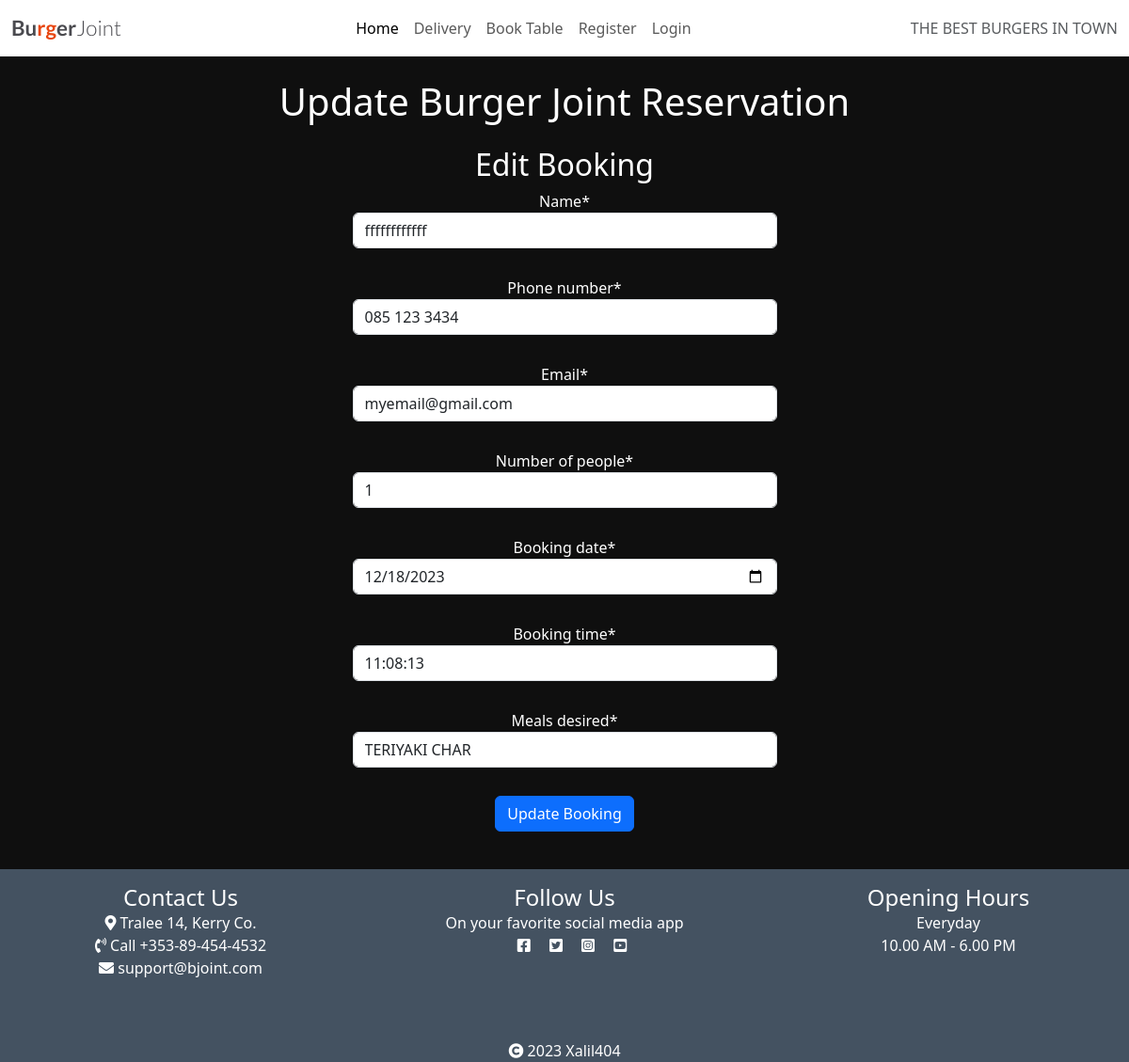
The app's page /edit_booking/4 with its own data.
### Booking_App/models.py (models this page shows, shortened)
class Booking(models.Model):
    user = models.ForeignKey(User, on_delete=models.CASCADE, default=1)
    name = models.CharField(max_length=50, null=False, blank=False)
    phone_number = models.CharField(max_length=15, null=False, blank=False, default='085 123 3434')
    email = models.EmailField(null=False, blank=False, default='myemail@gmail.com')
    number_of_people = models.IntegerField(null=False, blank=False, default=1)
    booking_date = models.DateTimeField(
        null=False,
        blank=False,
        default=get_current_date
    )
    booking_time = models.TimeField(
        null=False,
        blank=False,
        default=timezone.now
    )
    meals_desired = models.CharField(
        max_length=80,
        choices=[
            ('CHARBURGER WITH CHEESE', 'CHARBURGER WITH CHEESE'),
            ('CHARBURGER', 'CHARBURGER'),
            ('DOUBLE CHAR WITH CHEESE', 'DOUBLE CHAR WITH CHEESE'),
            ('BBQ CHAR WITH CHEESE', 'BBQ CHAR WITH CHEESE'),
            ('PORTABELLA CHAR', 'PORTABELLA CHAR'),
            ('TERIYAKI CHAR', 'TERIYAKI CHAR'),
            ('GRILLED CHICKEN-WICH', 'GRILLED CHICKEN-WICH'),
            ('SPICY CRISPY CHICKEN', 'SPICY CRISPY CHICKEN'),
            ('CHICKEN CLUB', 'CHICKEN CLUB'),
            ('AHI TUNA FILET', 'AHI TUNA FILET'),
            ('VEGGIE BURGER', 'VEGGIE BURGER'),
            ('VEGGIE CHEESE BURGER', 'VEGGIE CHEESE BURGER'),
            ('CHICKEN CAESAR', 'CHICKEN CAESAR'),
            ('GARDEN SALAD', 'GARDEN SALAD'),
            ('10 PCS CRISPY', '10 PCS CRISPY'),
            ('FRENCH FRIES', 'FRENCH FRIES'),
            ('ONION RINGS', 'ONION RINGS'),
        ],
        null=False,
        blank=False,
        default='CHARBURGER'
    )

### Booking_App/views.py (the view)
# urls.py: path('edit_booking/<booking_id>', edit_booking, name='edit_booking'),
def edit_booking(request, booking_id):
    item = get_object_or_404(Booking, id=booking_id)
    if request.method == 'POST':
        form = BookingForm(request.POST, instance=item)
        if form.is_valid():
            form.save()
            return redirect('booktable')
    form = BookingForm(instance=item)
    context = {
        'form': form
    }
    return render(request, 'edit_booking.html', context)

### Booking_App/forms.py
class BookingForm(forms.ModelForm):
    class Meta:
        model = Booking
        fields = ['name', 'phone_number', 'email', 'number_of_people', 'booking_date', 'booking_time', 'meals_desired']
        widgets = {
            'booking_date': forms.DateInput(attrs={'type': 'date'}),
            'user': forms.HiddenInput(),
        }

### templates/edit_booking.html (shortened to what this page needs)
{% extends "base.html" %}
{% load crispy_forms_tags %}
{% block content %}
<div class="container mt-4 text-center">
    <h1 class="mb-4 text-white">Update Burger Joint Reservation</h1>
    <div class="mb-4">
        <h2 class="text-white">Edit Booking</h2>
        <div class="row justify-content-center">
            <form method="POST" class="form text-white col-sm-5">
                {{ form|crispy }}
                <div class="mb-3 form-group row">
                    <div class="col-sm-12">
                        <button type="submit" class="btn btn-primary">Update Booking</button>
                    </div>
                </div>
            </form>
        </div>
    </div>
</div>
{%endblock%}

### static/css/style.css (style rules this page uses)
html { height: 100%; }
body { background-color: #F9FAFC; min-height: 100vh; display: flex; flex-direction: column; }
.main-bg { background-color: #0f0f0f; }
.main-bg { flex: 1; }
form.form .form-group { margin-bottom: 30px; }

### records on screen
Booking: name "ffffffffffff", phone_number "085 123 3434", email "myemail@gmail.com", number_of_people "1", booking_date "12/18/2023", booking_time "11:08:13", meals_desired "TERIYAKI CHAR"
